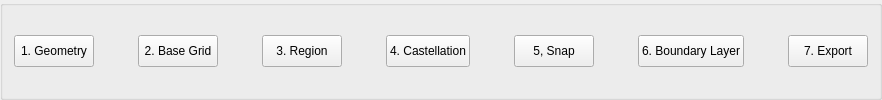
     <widget class="QGroupBox" name="navigation">
      <layout class="QHBoxLayout" name="horizontalLayout_2">
       <property name="spacing">
        <number>6</number>
       </property>
       <property name="topMargin">
        <number>8</number>
       </property>
       <property name="bottomMargin">
        <number>8</number>
       </property>
       <item>
        <widget class="QPushButton" name="geometryStep">
         <property name="minimumSize">
          <size>
           <width>0</width>
           <height>32</height>
          </size>
         </property>
         <property name="text">
          <string>1. Geometry</string>
         </property>
         <property name="checkable">
          <bool>true</bool>
         </property>
         <attribute name="buttonGroup">
          <string notr="true">stepButtons</string>
         </attribute>
        </widget>
       </item>
       <item>
        <widget class="QLabel" name="label_54">
         <property name="sizePolicy">
          <sizepolicy hsizetype="Fixed" vsizetype="Fixed">
           <horstretch>0</horstretch>
           <verstretch>0</verstretch>
          </sizepolicy>
         </property>
         <property name="minimumSize">
          <size>
           <width>32</width>
           <height>32</height>
          </size>
         </property>
         <property name="maximumSize">
          <size>
           <width>32</width>
           <height>32</height>
          </size>
         </property>
         <property name="text">
          <string/>
         </property>
         <property name="pixmap">
          <pixmap resource="../../resource.qrc">:/icons/chevron-forward.svg</pixmap>
         </property>
         <property name="scaledContents">
          <bool>true</bool>
         </property>
        </widget>
       </item>
       <item>
        <widget class="QPushButton" name="baseGridStep">
         <property name="minimumSize">
          <size>
           <width>0</width>
           <height>32</height>
          </size>
         </property>
         <property name="text">
          <string>2. Base Grid</string>
         </property>
         <property name="checkable">
          <bool>true</bool>
         </property>
         <attribute name="buttonGroup">
          <string notr="true">stepButtons</string>
         </attribute>
        </widget>
       </item>
       <item>
        <widget class="QLabel" name="label_55">
         <property name="sizePolicy">
          <sizepolicy hsizetype="Fixed" vsizetype="Fixed">
           <horstretch>0</horstretch>
           <verstretch>0</verstretch>
          </sizepolicy>
         </property>
         <property name="minimumSize">
          <size>
           <width>32</width>
           <height>32</height>
          </size>
         </property>
         <property name="maximumSize">
          <size>
           <width>32</width>
           <height>32</height>
          </size>
         </property>
         <property name="text">
          <string/>
         </property>
         <property name="pixmap">
          <pixmap resource="../../resource.qrc">:/icons/chevron-forward.svg</pixmap>
         </property>
         <property name="scaledContents">
          <bool>true</bool>
         </property>
        </widget>
       </item>
       <item>
        <widget class="QPushButton" name="regionStep">
         <property name="minimumSize">
          <size>
           <width>0</width>
           <height>32</height>
          </size>
         </property>
         <property name="text">
          <string>3. Region</string>
         </property>
         <property name="checkable">
          <bool>true</bool>
         </property>
         <attribute name="buttonGroup">
          <string notr="true">stepButtons</string>
         </attribute>
        </widget>
       </item>
       <item>
        <widget class="QLabel" name="label_57">
         <property name="sizePolicy">
          <sizepolicy hsizetype="Fixed" vsizetype="Fixed">
           <horstretch>0</horstretch>
           <verstretch>0</verstretch>
          </sizepolicy>
         </property>
         <property name="minimumSize">
          <size>
           <width>32</width>
           <height>32</height>
          </size>
         </property>
         <property name="maximumSize">
          <size>
           <width>32</width>
           <height>32</height>
          </size>
         </property>
         <property name="text">
          <string/>
         </property>
         <property name="pixmap">
          <pixmap resource="../../resource.qrc">:/icons/chevron-forward.svg</pixmap>
         </property>
         <property name="scaledContents">
          <bool>true</bool>
         </property>
        </widget>
       </item>
       <item>
        <widget class="QPushButton" name="castellationStep">
         <property name="minimumSize">
          <size>
           <width>0</width>
           <height>32</height>
          </size>
         </property>
         <property name="text">
          <string>4. Castellation</string>
         </property>
         <property name="checkable">
          <bool>true</bool>
         </property>
         <attribute name="buttonGroup">
          <string notr="true">stepButtons</string>
         </attribute>
        </widget>
       </item>
       <item>
        <widget class="QLabel" name="label_59">
         <property name="sizePolicy">
          <sizepolicy hsizetype="Fixed" vsizetype="Fixed">
           <horstretch>0</horstretch>
           <verstretch>0</verstretch>
          </sizepolicy>
         </property>
         <property name="minimumSize">
          <size>
           <width>32</width>
           <height>32</height>
          </size>
         </property>
         <property name="maximumSize">
          <size>
           <width>32</width>
           <height>32</height>
          </size>
         </property>
         <property name="text">
          <string/>
         </property>
         <property name="pixmap">
          <pixmap resource="../../resource.qrc">:/icons/chevron-forward.svg</pixmap>
         </property>
         <property name="scaledContents">
          <bool>true</bool>
         </property>
        </widget>
       </item>
       <item>
        <widget class="QPushButton" name="snapStep">
         <property name="minimumSize">
          <size>
           <width>0</width>
           <height>32</height>
          </size>
         </property>
         <property name="text">
          <string>5, Snap</string>
         </property>
         <property name="checkable">
          <bool>true</bool>
         </property>
         <attribute name="buttonGroup">
          <string notr="true">stepButtons</string>
         </attribute>
        </widget>
       </item>
       <item>
        <widget class="QLabel" name="label_58">
         <property name="sizePolicy">
          <sizepolicy hsizetype="Fixed" vsizetype="Fixed">
           <horstretch>0</horstretch>
           <verstretch>0</verstretch>
          </sizepolicy>
         </property>
         <property name="minimumSize">
          <size>
           <width>32</width>
           <height>32</height>
          </size>
         </property>
         <property name="maximumSize">
          <size>
           <width>32</width>
           <height>32</height>
          </size>
         </property>
         <property name="text">
          <string/>
         </property>
         <property name="pixmap">
          <pixmap resource="../../resource.qrc">:/icons/chevron-forward.svg</pixmap>
         </property>
         <property name="scaledContents">
          <bool>true</bool>
         </property>
        </widget>
       </item>
       <item>
        <widget class="QPushButton" name="boundaryLayerStep">
         <property name="minimumSize">
          <size>
           <width>0</width>
           <height>32</height>
          </size>
         </property>
         <property name="text">
          <string>6. Boundary Layer</string>
         </property>
         <property name="checkable">
          <bool>true</bool>
         </property>
         <attribute name="buttonGroup">
          <string notr="true">stepButtons</string>
         </attribute>
        </widget>
       </item>
       <item>
        <widget class="QLabel" name="label_56">
         <property name="sizePolicy">
          <sizepolicy hsizetype="Fixed" vsizetype="Fixed">
           <horstretch>0</horstretch>
           <verstretch>0</verstretch>
          </sizepolicy>
         </property>
         <property name="minimumSize">
          <size>
           <width>32</width>
           <height>32</height>
          </size>
         </property>
         <property name="maximumSize">
          <size>
           <width>32</width>
           <height>32</height>
          </size>
         </property>
         <property name="text">
          <string/>
         </property>
         <property name="pixmap">
          <pixmap resource="../../resource.qrc">:/icons/chevron-forward.svg</pixmap>
         </property>
         <property name="scaledContents">
          <bool>true</bool>
         </property>
        </widget>
       </item>
       <item>
        <widget class="QPushButton" name="exportStep">
         <property name="minimumSize">
          <size>
           <width>0</width>
           <height>32</height>
          </size>
         </property>
         <property name="text">
          <string>7. Export</string>
         </property>
         <property name="checkable">
          <bool>true</bool>
         </property>
         <attribute name="buttonGroup">
          <string notr="true">stepButtons</string>
         </attribute>
        </widget>
       </item>
      </layout>
     </widget>
